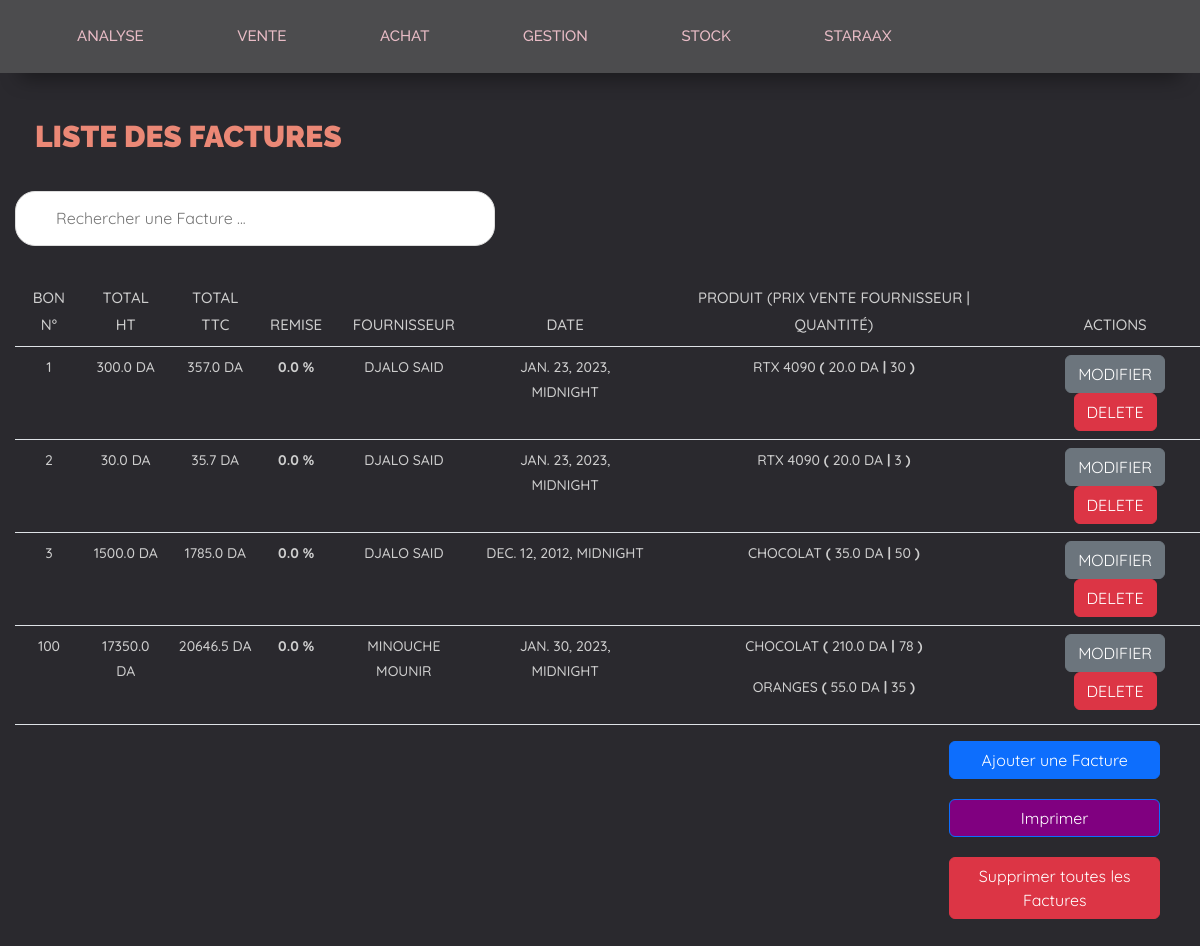
/facture/ (signed in), run on the app's committed database.
### app/models.py (models this page shows, shortened)
class BlFacture(models.Model):
    code_doc = models.IntegerField(primary_key=True)
    totalht = models.FloatField(default=0)
    totalttc_bl = models.FloatField(default=0)
    totalttc_fac = models.FloatField(default=0)
    fournisseur = models.ForeignKey(Fournisseur, on_delete=models.CASCADE)
    date_doc = models.DateTimeField()
    remise = models.FloatField(default=0)
    stock = models.ForeignKey('Stock', on_delete=models.CASCADE,default=1)
    def update_totals(self):
        total_ttc_fac = 0
        total_ttc_bl = 0
        total_ht = 0
        remise= self.remise
        for produit in self.blfactureproduit_set.all():
            total_ttc_bl += produit.prix_vente_fr * produit.qteprodbl
            total_ht += produit.prix_ht * produit.qteprodbl
        total_ttc_fac = total_ht + (total_ht * 0.19)
        total_ttc_fac = total_ttc_fac - (remise*total_ttc_fac)/100
        self.totalttc_fac = total_ttc_fac
        total_ttc_bl -= (remise*total_ttc_bl)/100
        self.totalttc_bl = total_ttc_bl
        self.totalht = total_ht
        self.save()

class Fournisseur(models.Model):
    code_fr = models.AutoField(primary_key=True)
    nom_fr = models.CharField(max_length=254)
    prenom_fr = models.CharField(max_length=255)
    adr_fr = models.CharField(max_length=255)
    tel_fr = models.CharField(max_length=255)
    reglement = models.OneToOneField('Reglement', on_delete=models.CASCADE, null=True, blank=True)
    def __str__(self):
        return self.nom_fr + " " + self.prenom_fr

class BlFactureProduit(models.Model):
    produit = models.ForeignKey(Produit, on_delete=models.CASCADE)
    bl_facture = models.ForeignKey(BlFacture, on_delete=models.CASCADE)
    qteprodbl = models.IntegerField()
    prix_ht = models.FloatField()
    prix_vente_fr = models.FloatField()

class Produit(models.Model):
   code_produit = models.AutoField(primary_key=True)
   nom_produit = models.CharField(max_length=255)
   type_produit= models.ForeignKey(Categorie, on_delete=models.CASCADE)
   def __str__(self):
        return self.nom_produit

### app/views.py (the view)
# urls.py: path('facture/', views.facture, name='facture'),
def facture(request):
    if request.user.is_authenticated:
        tabs=show_navigation(request)
        f=BlFacture.objects.all()
        for i in f:
            i.update_totals()
        fp=BlFactureProduit.objects.all()
        context={'tabs': tabs, 'fp': fp,'f':f}
        return render(request, 'achat/facture/facture.html', context)
    else:
      return redirect('login')

### app/views.py (called while the page is built)
def show_navigation(request):
  if request.user.is_authenticated:
    tabs = FavoriteTab.objects.order_by('order')
    username=request.user.username
    context = {'tabs': tabs, 'username': username}
    return context
  else:
    return redirect('login')

### app/templates/achat/facture/facture.html (shortened to what this page needs)
{% load static %}
<!DOCTYPE html>
<html lang="en">
  <head>
    <link
      rel="stylesheet"
      href="https://cdn.datatables.net/1.10.23/css/jquery.dataTables.min.css"
    />
    <link rel="stylesheet" href="https://unpkg.com/aos@next/dist/aos.css" />
    <link rel="stylesheet" href="{% static 'css/style.css' %}" />
  </head>
  <body>
    {% include 'header.html' %}
    <h4 class="display-5 d-inline">Liste des Factures</h4>
    <input
    class="hid search"
      type="text"
      id="myInput"
      onkeyup="SearchBar()"
      placeholder="Rechercher une Facture ..."
    />
    <table class="table tproducts">
      <thead>
        <th>Bon N°</th>
        <th>Total HT</th>
        <th>Total TTC</th>
        <th>Remise</th>
        <th>Fournisseur</th>
        <th>Date</th>
        <th>Produit (Prix vente fournisseur | Quantité)</th>
        <th class="hid">Actions</th>
      </thead>
      {% for b in f %}
      <tbody>
        <tr data-aos="fade-right" data-anchor-placement="center-center">
          <td>{{b.code_doc }}</td>
          <td>{{b.totalht }} DA</td>
          <td>{{b.totalttc_fac }} DA</td>
          <td><strong>{{b.remise}} %</strong></td>
          <td>{{b.fournisseur}}</td>
          <td>{{b.date_doc}}</td>
          <td>
           {% for p in fp %}
           {% if p.bl_facture.code_doc == b.code_doc %}
            <p>
               {{p.produit}}  <strong>(</strong>  {{p.prix_vente_fr}}  DA <strong>|</strong> {{p.qteprodbl}}<strong> )</strong>
            </p>
            {% endif %}
            {% endfor %}
          <td class="hid">
            <a class="btn btn-secondary" href="{% url 'editF' b.code_doc %}">Modifier</a>
            <a class="btn btn-danger" href="{% url 'deleteF' b.code_doc %}">
              Delete
            </td>
        </tr>
        {% endfor%}
      </tbody>
    </table>
    <div style="display: flex;flex-direction: column;align-items: flex-end
    ;">
    <a style="float: right;margin-right: 25px; width: 18%; margin-bottom: 20px;" class="btn btn-primary " href="{% url 'addF' %}">Ajouter une Facture</a>
    <button style="background-color: purple;float: right;margin-right: 25px; width: 18%;margin-bottom: 20px;" id="print-button" class="btn btn-primary" >Imprimer</button>
    <a style="float: right;margin-right: 25px; width: 18%; margin-bottom: 20px;" class="btn btn-danger " href="{% url 'deleteAllF' %}">Supprimer toutes les Factures </a>
  </div>
  </body>
</html>

### app/templates/header.html (shortened to what this page needs)
{% load static %}
  <nav>
    <ul class="favorite-tabs">
   <span class="dropdown">
        <li id="nav" data-bs-toggle="dropdown" aria-expanded="false">Analyse</li>
      </span>
      <span class="dropdown">
        <li id="nav" data-bs-toggle="dropdown" aria-expanded="false">Vente</li>
      </span>
      <span class="dropdown">
        <li id="nav" data-bs-toggle="dropdown" aria-expanded="false">Achat</li>
      </span>
      <span class="dropdown">
        <li id="nav" data-bs-toggle="dropdown" aria-expanded="false">Gestion</li>
      </span>
      <li id="nav" onclick="window.location.href='/stock'">Stock</li>
      <span class="dropdown">
        <li id="nav" data-bs-toggle="dropdown" aria-expanded="false">{{ user.username }}</li>
      </span>
    </ul>
  </nav>
</body>

### app/static/css/style.css (style rules this page uses)
body { background: #2a292e; font-family: 'Quicksand', sans-serif !important; font-size: 16px; font-weight: 550; color: #cecece; line-height: 1.8; overflow-x: hidden; animation: fadeInAnimation ease 0.5s; animation-iteration-count: 1; animation-fill-mode: forwards; }
body>* { margin: 15px; }
body>nav { background: #4c4c4e; box-shadow: 0 25px 20px -20px rgba(0,0,0,0.4); position:sticky; top:0px; width: 100%; margin: 0; font-family: 'Raleway', sans-serif !important; font-weight: bolder; }
nav ul li { display: inline-block; list-style: none; padding: 13px 35px ; margin: 10px; font-size: 13px; font-weight: 500; text-transform: uppercase; color: #4c4c4e; cursor: pointer; position: relative; z-index: 2; transition: color 0.5s; font-size: 15px; }
ul { width: fit-content; }
#nav { color: #e9bcc6; }
.big-title, h4 { padding-top: 30px; color: #eb8876; font-weight: 550; font-size: 25px; text-transform: uppercase; margin-bottom: 10px; font-family: 'Raleway', sans-serif; }
nav ul li:after { content: ''; background: #eb8876; width: 100%; height: 100%; border-radius: 30px; position: absolute; top: 100%; left: 50%; transform: translate(-50%,-50%); z-index: -1; opacity: 0; transition: top 0.5s, opacity 0.5s; }
.display-5 { font-size: 30px; font-weight: bolder; position: relative; top: 30px; left: 20px; z-index: -2; }
a { text-decoration: none; color: #cecece; }
table { margin-top: 80px; text-align: center; align-items: center; }
th { align-items: center; color: #cecece; font-size: 15px; font-weight: 500; text-transform: uppercase; margin-bottom: 10px; }
td { align-items: center; color: #cecece; font-size: 14px; font-weight: 500; text-transform: uppercase; margin-bottom: 10px; }
#myInput { display: block; background-image: url('/css/searchicon.png'); background-position: 10px 12px; background-repeat: no-repeat; width: 40%; font-size: 16px; padding: 12px 20px 12px 40px; border: 1px solid #ddd; margin-bottom: 12px; border-radius: 20px; position:relative; top:50px; z-index: -1; }
input { width:200px; border-radius: 10px; padding: 10px; }

### data on the page
BlFacture: code_doc "1", totalht "300.0", totalttc_fac "357.0", remise "0.0", fournisseur "DJALO SAID", date_doc "JAN. 23, 2023, MIDNIGHT"
BlFactureProduit: produit "RTX 4090", prix_vente_fr "20.0", qteprodbl "30"
BlFacture: code_doc "2", totalht "30.0", totalttc_fac "35.7", remise "0.0", fournisseur "DJALO SAID", date_doc "JAN. 23, 2023, MIDNIGHT"
BlFactureProduit: produit "RTX 4090", prix_vente_fr "20.0", qteprodbl "3"
BlFacture: code_doc "3", totalht "1500.0", totalttc_fac "1785.0", remise "0.0", fournisseur "DJALO SAID", date_doc "DEC. 12, 2012, MIDNIGHT"
BlFactureProduit: produit "CHOCOLAT", prix_vente_fr "35.0", qteprodbl "50"
BlFacture: code_doc "100", totalht "17350.0", totalttc_fac "20646.5", remise "0.0", fournisseur "MINOUCHE MOUNIR", date_doc "JAN. 30, 2023, MIDNIGHT"
BlFactureProduit: produit "CHOCOLAT", prix_vente_fr "210.0", qteprodbl "78"
BlFactureProduit: produit "ORANGES", prix_vente_fr "55.0", qteprodbl "35"

### other printed values
{{ user.username }} "STARAAX"
